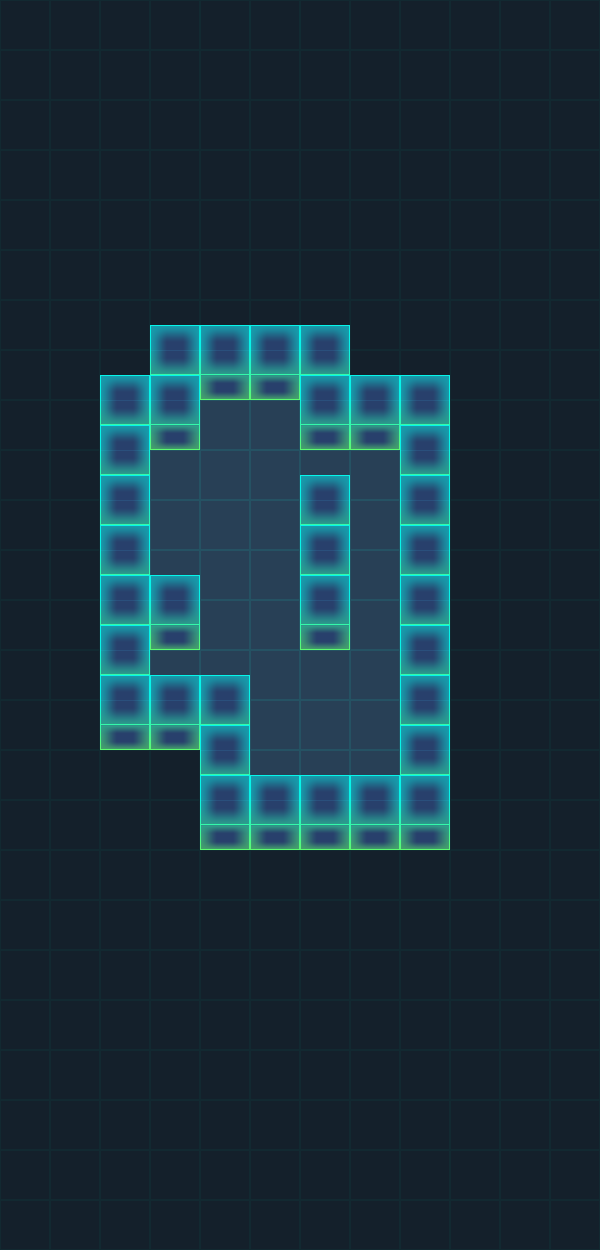

This game map was drawn from its Tiled (.tmx) file and the tilesets committed beside it. A one-line description and the full map source follow:
An orthogonal 12x25 tile map with 50x50 px tiles, 4 tile layers (BG, WallBottom, Play, WallUp) and 7 objects (Hero, M1, M2, End).

<map version="1.0" tiledversion="1.0.3" orientation="orthogonal" renderorder="right-down" width="12" height="25" tilewidth="50" tileheight="50" nextobjectid="24">
 <tileset firstgid="1" source="tiles.tsx" />
 <layer name="BG" width="12" height="25">
  <data encoding="csv">
6,6,6,6,6,6,6,6,6,6,6,6,
6,6,6,6,6,6,6,6,6,6,6,6,
6,6,6,6,6,6,6,6,6,6,6,6,
6,6,6,6,6,6,6,6,6,6,6,6,
6,6,6,6,6,6,6,6,6,6,6,6,
6,6,6,6,6,6,6,6,6,6,6,6,
6,6,6,6,6,6,6,6,6,6,6,6,
6,6,6,6,6,6,6,6,6,6,6,6,
6,6,6,6,5,5,6,6,6,6,6,6,
6,6,6,5,5,5,5,5,6,6,6,6,
6,6,6,5,5,5,6,5,6,6,6,6,
6,6,6,5,5,5,6,5,6,6,6,6,
6,6,6,6,5,5,6,5,6,6,6,6,
6,6,6,5,5,5,5,5,6,6,6,6,
6,6,6,6,6,5,5,5,6,6,6,6,
6,6,6,6,6,5,5,5,6,6,6,6,
6,6,6,6,6,6,6,6,6,6,6,6,
6,6,6,6,6,6,6,6,6,6,6,6,
6,6,6,6,6,6,6,6,6,6,6,6,
6,6,6,6,6,6,6,6,6,6,6,6,
6,6,6,6,6,6,6,6,6,6,6,6,
6,6,6,6,6,6,6,6,6,6,6,6,
6,6,6,6,6,6,6,6,6,6,6,6,
6,6,6,6,6,6,6,6,6,6,6,6,
6,6,6,6,6,6,6,6,6,6,6,6
</data>
 </layer>
 <layer name="WallBottom" width="12" height="25">
  <data encoding="csv">
0,0,0,0,0,0,0,0,0,0,0,0,
0,0,0,0,0,0,0,0,0,0,0,0,
0,0,0,0,0,0,0,0,0,0,0,0,
0,0,0,0,0,0,0,0,0,0,0,0,
0,0,0,0,0,0,0,0,0,0,0,0,
0,0,0,0,0,0,0,0,0,0,0,0,
0,0,0,3,3,3,3,0,0,0,0,0,
0,0,3,4,2,2,4,3,3,0,0,0,
0,0,4,2,0,0,2,2,4,0,0,0,
0,0,4,0,0,0,0,0,4,0,0,0,
0,0,4,0,0,0,4,0,4,0,0,0,
0,0,4,0,0,0,4,0,4,0,0,0,
0,0,4,2,0,0,2,0,4,0,0,0,
0,0,4,0,0,0,0,0,4,0,0,0,
0,0,2,2,4,0,0,0,4,0,0,0,
0,0,0,0,4,0,0,0,4,0,0,0,
0,0,0,0,2,2,2,2,2,0,0,0,
0,0,0,0,0,0,0,0,0,0,0,0,
0,0,0,0,0,0,0,0,0,0,0,0,
0,0,0,0,0,0,0,0,0,0,0,0,
0,0,0,0,0,0,0,0,0,0,0,0,
0,0,0,0,0,0,0,0,0,0,0,0,
0,0,0,0,0,0,0,0,0,0,0,0,
0,0,0,0,0,0,0,0,0,0,0,0,
0,0,0,0,0,0,0,0,0,0,0,0
</data>
 </layer>
 <objectgroup name="Star">
  <object id="5" x="207.667" y="406" width="31.6667" height="34" />
  <object id="16" x="361.333" y="460.666" width="29.3333" height="25.3333" />
  <object id="17" x="262.334" y="758" width="26.6667" height="28" />
 </objectgroup>
 <objectgroup name="Coin" />
 <objectgroup name="Actor">
  <object id="1" name="Hero" x="174" y="471" width="8.333" height="10">
   <ellipse />
  </object>
  <object id="2" name="M1" x="369.667" y="78.3333" width="10" height="10">
   <ellipse />
  </object>
  <object id="3" name="M2" x="467" y="83" width="10" height="10">
   <ellipse />
  </object>
  <object id="15" name="End" x="167" y="662.333" width="10" height="10">
   <ellipse />
  </object>
 </objectgroup>
 <layer name="Play" width="12" height="25">
  <data encoding="csv">
0,0,0,0,0,0,0,0,0,0,0,0,
0,0,0,0,0,0,0,0,0,0,0,0,
0,0,0,0,0,0,0,0,0,0,0,0,
0,0,0,0,0,0,0,0,0,0,0,0,
0,0,0,0,0,0,0,0,0,0,0,0,
0,0,0,0,0,0,0,0,0,0,0,0,
0,0,0,0,0,0,0,0,0,0,0,0,
0,0,0,0,0,0,0,0,0,0,0,0,
0,0,0,0,0,0,0,0,0,0,0,0,
0,0,0,0,0,0,0,0,0,0,0,0,
0,0,0,0,0,0,0,0,0,0,0,0,
0,0,0,0,0,0,0,0,0,0,0,0,
0,0,0,0,0,0,0,0,0,0,0,0,
0,0,0,0,0,0,0,0,0,0,0,0,
0,0,0,0,0,0,0,0,0,0,0,0,
0,0,0,0,0,0,0,0,0,0,0,0,
0,0,0,0,0,0,0,0,0,0,0,0,
0,0,0,0,0,0,0,0,0,0,0,0,
0,0,0,0,0,0,0,0,0,0,0,0,
0,0,0,0,0,0,0,0,0,0,0,0,
0,0,0,0,0,0,0,0,0,0,0,0,
0,0,0,0,0,0,0,0,0,0,0,0,
0,0,0,0,0,0,0,0,0,0,0,0,
0,0,0,0,0,0,0,0,0,0,0,0,
0,0,0,0,0,0,0,0,0,0,0,0
</data>
 </layer>
 <layer name="WallUp" width="12" height="25">
  <data encoding="csv">
0,0,0,0,0,0,0,0,0,0,0,0,
0,0,0,0,0,0,0,0,0,0,0,0,
0,0,0,0,0,0,0,0,0,0,0,0,
0,0,0,0,0,0,0,0,0,0,0,0,
0,0,0,0,0,0,0,0,0,0,0,0,
0,0,0,0,0,0,0,0,0,0,0,0,
0,0,0,0,0,0,0,0,0,0,0,0,
0,0,0,0,0,0,0,0,0,0,0,0,
0,0,0,0,0,0,0,0,0,0,0,0,
0,0,0,0,0,0,1,0,0,0,0,0,
0,0,0,0,0,0,0,0,0,0,0,0,
0,0,0,1,0,0,0,0,0,0,0,0,
0,0,0,0,0,0,0,0,0,0,0,0,
0,0,0,1,1,0,0,0,0,0,0,0,
0,0,0,0,0,0,0,0,0,0,0,0,
0,0,0,0,0,1,1,1,0,0,0,0,
0,0,0,0,0,0,0,0,0,0,0,0,
0,0,0,0,0,0,0,0,0,0,0,0,
0,0,0,0,0,0,0,0,0,0,0,0,
0,0,0,0,0,0,0,0,0,0,0,0,
0,0,0,0,0,0,0,0,0,0,0,0,
0,0,0,0,0,0,0,0,0,0,0,0,
0,0,0,0,0,0,0,0,0,0,0,0,
0,0,0,0,0,0,0,0,0,0,0,0,
0,0,0,0,0,0,0,0,0,0,0,0
</data>
 </layer>
</map>
